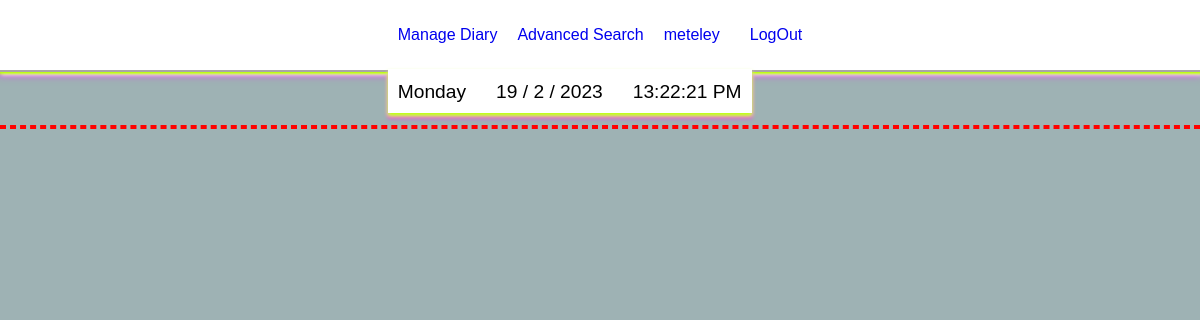
The app's page /todo (signed in), older data.
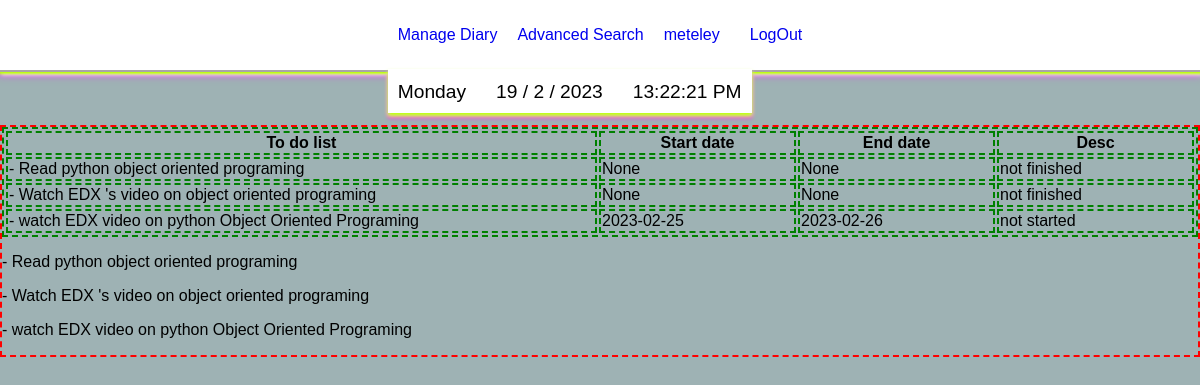
The same page, newer data.
### tables this page shows
CREATE TABLE users (id INTEGER PRIMARY KEY AUTOINCREMENT NOT NULL, username TEXT NOT NULL, hash TEXT NOT NULL, fname type text, lname type text, useremail text, dateregistered type text, dateofbirth type text, primaryphone type text, country type text, secondaryphone type text, city type text, gender type text, facebookaddress type text, telegramaddress type text, instagramaddress type text, twitteraddress type text, useraddress type text, numberofprofilechanges type integer default 0, emailconfirmed type text default 'False');

CREATE TABLE userdiarycatagory (udc_id INTEGER PRIMARY KEY AUTOINCREMENT NOT NULL, ud_id INTEGER NOT NULL, c_id INTEGER NOT NULL, catagory_insertion_time type text, catagory_insertion_date type text, number_of_edits_made type integer default 0, FOREIGN KEY(ud_id) REFERENCES userdiary(ud_id), FOREIGN KEY(c_id) REFERENCES catagory(catagory_id));

CREATE TABLE diary
(diary_id INTEGER PRIMARY KEY AUTOINCREMENT NOT NULL,
diary_content TEXT,
diary_status TEXT DEFAULT Active, description type text);

CREATE TABLE userdiary
(ud_id INTEGER PRIMARY KEY AUTOINCREMENT NOT NULL,
d_id INTEGER,
u_id INTEGER,
given_date TEXT DEFAULT CURRENT_TIMESTAMP,
diary_written_date type text, diary_written_time type text, given_time type text, number_of_edits type integer default 0, end_date type TEXT, start_date type TEXT,
FOREIGN KEY(d_id) REFERENCES diary(diary_id),
FOREIGN KEY(u_id) REFERENCES users(id));

### app.py (the view)
@app.route("/todo", methods = ["GET", "POST"]) #type: ignore
@login_required
def viewtodo():
  if request.method== "POST":
    return render_template("todo.html")
  else:
    rows = db.execute("SELECT * FROM diarydatabaseview WHERE diary_status = ? and cat_type_id = ? and id = ?", "Active", 10, session["user_id"])
    todolist = db.execute("SELECT * FROM diary JOIN userdiary ON diary.diary_id = userdiary.d_id JOIN userdiarycatagory ON userdiarycatagory.ud_id = userdiary.ud_id JOIN catagory ON catagory.catagory_id = userdiarycatagory.c_id JOIN catagorytype ON catagorytype.catagory_type_id =catagory.cat_type_id WHERE u_id = ? and catagory_type_name = ? ", session["user_id"], "My Todo List")
    return render_template("todo.html", current_user_name=global_user_name(), todolist = todolist)

### app.py (called while the page is built)
def global_user_name():
  current_user_name= db.execute("SELECT username FROM users WHERE id = ?", session["user_id"])
  return (current_user_name)

@app.after_request
def after_request(response):
    response.headers["Cache-Control"] = "no-cache, no-store, must-revalidate"
    response.headers["Expires"] = 0
    response.headers["Pragma"] = "no-cache"
    return response

### helpers.py (called while the page is built)
def login_required(f):
    @wraps(f)
    def decorated_function(*args, **kwargs):
        if session.get("user_id") is None:
            return redirect("/login")
        return f(*args, **kwargs)
    return decorated_function

### templates/todo.html
{% extends "layout.html" %}
{% block main %}
<div class="width-100 border-red margin-s">
  {%if todolist %}
        <table class = " width-100">
          <thead>
            <tr>
            <th class="width-50">To do list</th>
            <th> Start date</th>
            <th>End date</th>
            <th>Desc</th>
          </tr>
          </thead>
          <tbody>
            {% for todo in todolist %}
          <tr>
          <td>{{todo["diary_content"]}}</td>
          <td>{{todo["start_date"]}}</td>
          <td>{{todo["end_date"]}}</td>
          <td>{{todo["description"]}}</td>
        </tr>
        {% endfor %}
          </tbody>
        </table>
        {% for todo in todolist %}
          <p>{{todo["diary_content"]}} </p>
        {% endfor %}
  {% endif %}
</div>
{% endblock %}

### templates/layout.html (shortened to what this page needs)
<!DOCTYPE html>
<html lang="en">
    <head>
        <link rel="stylesheet" type="text/css" href="../static/virtual-select.min.css">
        <link rel="stylesheet" href="static/style.css">
    </head>
    <body onload = "showedited(); loadCatagories()">
        <div class="container">
            <div class="header magenta-box-shadow">
              <div class = "">
                <ul class = "date-time nav flex-horizontal  white-background clock-box-shadow">
                  <li id="day" class = "nav-list"></li>
                  <li id="today" class = "nav-list"></li>
                  <li id="clock" class = "nav-list"></li>
                </ul>
              </div>
                {% if session["user_id"] %}
                <ul class="nav">
                    <li class="nav-down"> <a href= "/managediary">Manage Diary</a>
                    </li>
                </ul>
                <ul class="nav">
                    <li><a href="/search">Advanced Search </a></li>
                </ul>
                <ul class="nav">
                    <li class="nav-down">  <a href="/manageprofile"> {% if current_user_name %} {{current_user_name[0]["username"]}} {% endif %}</a>
                    </li>
                    <li >   <a href="/logout">LogOut</a> </li>
                </ul>
                    {% endif %}
            </div>
                        <div class = "image-diary">
                        <div class="center-body">
                                {% block main %}
                                {% endblock %}
                        </div>
                      </div>
                    </div>
                </body>
    </html>

### static/style.css (style rules this page uses)
*, *::before, *::after { font-family: Arial, Helvetica, sans-serif; box-sizing: border-box; }
body { margin: 0; padding: 0; background-color: rgb(158, 178, 180); }
.container { position: relative; margin-top: 120px; width: 100%; height: fit-content; font-family: cursive, arial; }
.header { position: fixed; width: 100%; background-color: white; top: 0px; display: flex; border-bottom: 2px solid rgb(170, 166, 166); justify-content: center; z-index: 11; }
.nav { position: relative; display: flex; gap: 10px; list-style: none; justify-content: center; padding-right: 10px; z-index: 1; }
.date-time { position: absolute; top: 50px; }
.center-body { background-size: contain; background-repeat:no-repeat; background-position: center center; display: flex; flex-direction: column; top: 0px; left: 0px; width: 100%; height: 100%; justify-content: flex-start; align-items: center; z-index: -1; margin: 0px 0px; }
.header ul, .max-content { width: max-content; padding: 0px; }
a { text-decoration: none; }
.nav-down { padding: 10px; }
ul li { padding: 10px 10px; }
li { border-color: 2px solid blue; }
.flex-horizontal { display: flex; flex-wrap: nowrap; justify-content: flex-start; align-items: flex-start; font-size: 1.2rem; }
.margin-s { margin: 5px; }
.width-50 { width: 50%; }
.width-100 { width: 100%; }
.border-red { border: 2px dashed red; }
.white-background { background: white; }
.magenta-box-shadow { box-shadow: 0 2px 2px 2px rgb(188, 255, 6), 2px 2px 4px 1px rgb(250, 252, 252), 0px 2px 8px 2px magenta; }
.clock-box-shadow { border-top: 2px solid white; box-shadow: 0px 3px 4px 0px rgb(188, 255, 6), 0px 3px 4px 0px rgb(250, 252, 252), 0px 5px 4px 0px magenta; }
.magenta-box-shadow { box-shadow: 0 0 2px 2px rgb(188, 255, 6), 2px 2px 4px 1px rgb(250, 252, 252), 0px 0px 8px 2px magenta; }
table, tr, td, th { border: 2px dashed green; }

Row changes from the older to the newer data that the page shows:
added userdiarycatagory: diary_content "- Read python object oriented programing", start_date "None", end_date "None", description "not finished"
added userdiarycatagory: diary_content "- Watch EDX 's video on object oriented programing", start_date "None", end_date "None", description "not finished"
added userdiarycatagory: diary_content "- watch EDX video on python Object Oriented Programing", start_date "2023-02-25", end_date "2023-02-26", description "not started"
Text that changed along with them:
text now shown: "To do list Start date End date Desc"
